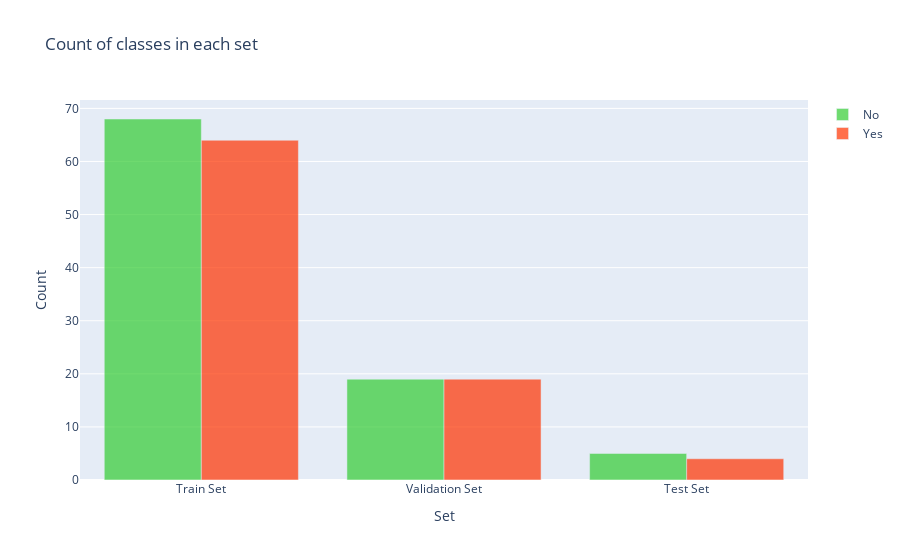

Source (notebook cell):
### Markdown cell above
Let's take a look at the distribution of classes among sets:

### Code cell
y = dict()
y[0] = []
y[1] = []
for set_name in (y_train, y_val, y_test):
    y[0].append(np.sum(set_name == 0))
    y[1].append(np.sum(set_name == 1))

trace0 = go.Bar(
    x=['Train Set', 'Validation Set', 'Test Set'],
    y=y[0],
    name='No',
    marker=dict(color='#33cc33'),
    opacity=0.7
)
trace1 = go.Bar(
    x=['Train Set', 'Validation Set', 'Test Set'],
    y=y[1],
    name='Yes',
    marker=dict(color='#ff3300'),
    opacity=0.7
)
data = [trace0, trace1]
layout = go.Layout(
    title='Count of classes in each set',
    xaxis={'title': 'Set'},
    yaxis={'title': 'Count'}
)
fig = go.Figure(data, layout)
iplot(fig)

### Figure 1 — Plotly figure (JSON) as saved in the notebook; plotly's stock layout.template omitted (floating-point values rounded to 4 significant figures)
{"data": [{"marker": {"color": "#33cc33"}, "name": "No", "opacity": 0.7, "x": ["Train Set", "Validation Set", "Test Set"], "y": [68, 19, 5], "type": "bar"}, {"marker": {"color": "#ff3300"}, "name": "Yes", "opacity": 0.7, "x": ["Train Set", "Validation Set", "Test Set"], "y": [64, 19, 4], "type": "bar"}], "layout": {"title": {"text": "Count of classes in each set"}, "xaxis": {"title": {"text": "Set"}}, "yaxis": {"title": {"text": "Count"}}}}
